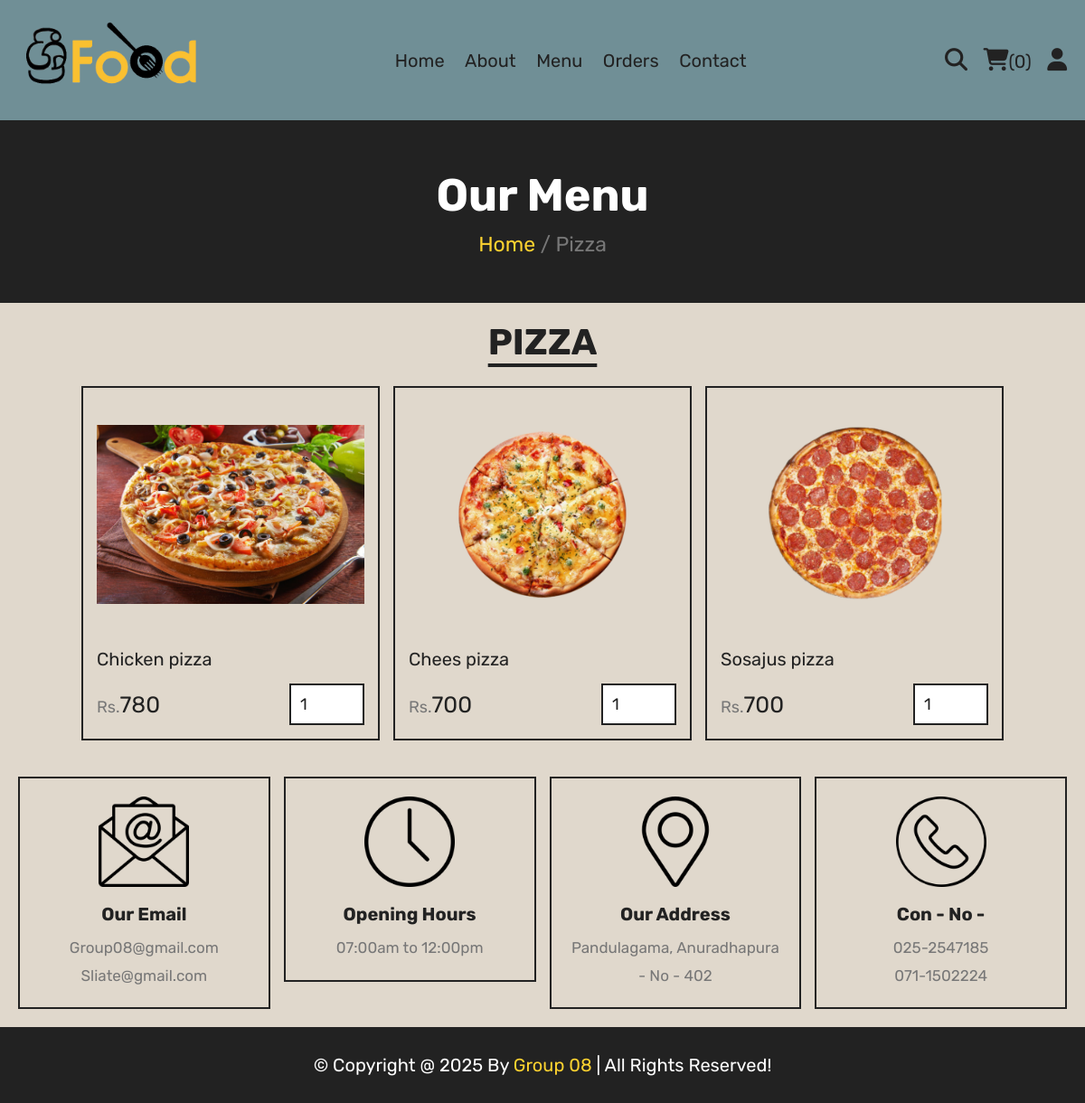
Page /pizza.php on the committed database.
### tables this page shows
CREATE TABLE `pizza` (
  `id` int(100) NOT NULL,
  `name` varchar(100) NOT NULL,
  `price` int(10) NOT NULL,
  `image` varchar(100) NOT NULL,
  `category` varchar(100) NOT NULL
);

### pizza.php (the view, shortened to what this page needs)
<?php
include 'components/connect.php';
?>
<!DOCTYPE html>
<html lang="en">
<head>
   <link rel="stylesheet" href="https://cdnjs.cloudflare.com/ajax/libs/font-awesome/6.1.1/css/all.min.css">
   <link rel="stylesheet" href="css/style.css">
   <link rel="stylesheet" href="css/back.css">
   <link rel="stylesheet" href="css/newbk.css">
   <link rel="stylesheet" href="aaa.css">
</head>
<body>
<?php include 'components/user_header.php'; ?>
<div class="heading">
   <h3>our menu</h3>
   <p><a href="home.php">Home</a> <span> / Pizza</span></p>
</div>
<section class="products">
   <h1 class="title">Pizza</h1>
   <div class="box-container">
      <?php
         $select_products = $conn->prepare("SELECT * FROM `pizza`");
         $select_products->execute();
         if($select_products->rowCount() > 0){
            while($fetch_products = $select_products->fetch(PDO::FETCH_ASSOC)){
      ?>
      <form action="" method="post" class="box">
         <img src="uploaded_img/<?= $fetch_products['image']; ?>" alt="">
         <div class="name"><?= $fetch_products['name']; ?></div>
         <div class="flex">
            <div class="price"><span>Rs.</span><?= $fetch_products['price']; ?></div>
            <input type="number" name="qty" class="qty" min="1" max="99" value="1" maxlength="2"">
         </div>
      </form>
      <?php
            }
         }else{
            echo '<p class="empty">no products added yet!</p>';
         }
      ?>
   </div>
</section>
<?php include 'components/footer.php'; ?>
</body>
</html>

### css/style.css (style rules this page uses)
:root { --yellow:#fed330; --red:#e74c3c; --white:#fff; --black:#222; --light-color:#777; --border:.2rem solid var(--black); }
* { font-family: 'Rubik', sans-serif; margin:0; padding:0; box-sizing: border-box; outline: none; border: none; text-decoration: none; }
html { font-size: 62.5%; overflow-x: hidden; scroll-behavior: smooth; stop-opacity: 7rem; }
section { margin:0 auto; max-width: 1200px; padding:2rem; }
.title { text-align: center; margin-bottom: 2.5rem; font-size: 4rem; color:var(--black); text-transform: uppercase; text-decoration: underline; text-underline-offset: 1rem; }
.heading { display: flex; align-items: center; justify-content: center; gap:1rem; flex-flow: column; background-color: var(--black); min-height: 20rem; }
.heading h3 { font-size: 5rem; color:var(--white); text-transform: capitalize; }
.heading p { font-size: 2.3rem; color:var(--light-color); }
.heading p a { color:var(--yellow); }
.products .box-container { display: grid; grid-template-columns: repeat(auto-fit, 33rem); justify-content: center; align-items: flex-start; gap:1.5rem; }
.products .box-container .box { border:var(--border); padding:1.5rem; position: relative; overflow: hidden; }
.products .box-container .box img { height: 25rem; width: 100%; object-fit: contain; margin-bottom: 1rem; }
.products .box-container .box .name { font-size: 2rem; color:var(--black); margin:1rem 0; }
.products .box-container .box .flex { display: flex; align-items: center; gap:1rem; margin-top: 1.5rem; }
.products .box-container .box .flex .price { margin-right: auto; font-size: 2.5rem; color:var(--black); }
.products .box-container .box .flex .price span { color:var(--light-color); font-size: 1.8rem; }
.products .box-container .box .flex .qty { padding:1rem; border:var(--border); font-size: 1.8rem; color:var(--black); }

### css/back.css (style rules this page uses)
body { background-color: lightblue; }

### css/newbk.css (style rules this page uses)
body { background-color: lightsteelblue; }

### aaa.css (style rules this page uses)
body { background-color:#E0D8CC ; }

### rows in the picture
pizza: image (picture), name "Chicken pizza", price "780"
pizza: image (picture), name "Chees pizza", price "700"
pizza: image (picture), name "Sosajus pizza", price "700"

### other values in the picture
$total_cart_items "0"
